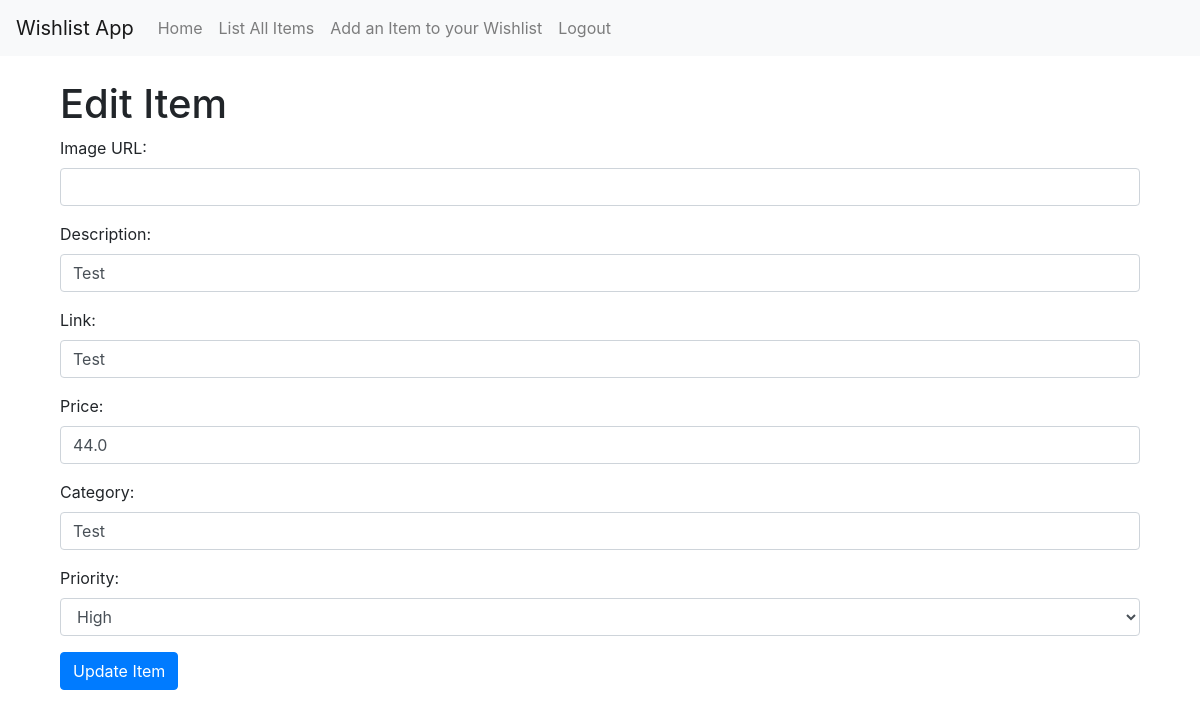
The app's page /edit_item/1 (signed in) with its own data.
### app.py (models this page shows)
class Item(db.Model):
    id = db.Column(db.Integer, primary_key=True)
    description = db.Column(db.String(50), nullable=False)
    link = db.Column(db.String(50), nullable=True)
    comment = db.Column(db.String(100))
    price = db.Column(db.Float, nullable=True)
    status = db.Column(db.String(20), nullable=False, default='Available')
    question = db.Column(db.String(100))
    year = db.Column(db.Integer, default=datetime.datetime.now().year)
    user_id = db.Column(db.Integer, db.ForeignKey('user.id'), nullable=False)
    category = db.Column(db.String(50))  # New field for category
    image_url = db.Column(db.String(255))  # New field for image URL
    priority = db.Column(db.String(50))

### app.py (the view, shortened to what this page needs)
@app.route('/edit_item/<int:item_id>', methods=['GET', 'POST'])
@login_required
def edit_item(item_id):
    item = db.session.get(Item, item_id)
    if item is None:
        abort(404)
    if item.user_id != current_user.id:
        if request.method == 'POST':
           item.status = request.form['status']
           db.session.commit()
           return redirect(url_for('items'))
    return render_template('edit_item.html', item=item, current_user = current_user)

### app.py (called while the page is built)
@login_manager.user_loader
def load_user(user_id):
    return db.session.get(User, int(user_id))

### templates/edit_item.html (shortened to what this page needs)
{% extends 'base.html' %}
{% block content %}
<div class="container mt-4">
    <h1>Edit Item</h1>
    <form action="{{ url_for('edit_item', item_id=item.id) }}" method="post">
        <div class="form-group">
            <label for="image_url">Image URL:</label>
            <input type="text" class="form-control" id="image_url" name="image_url" value="{{ item.image_url }}">
        </div>
        <div class="form-group">
            <label for="description">Description:</label>
            <input type="text" class="form-control" id="description" name="description" value="{{ item.description }}">
        </div>
        <div class="form-group">
            <label for="link">Link:</label>
            <input type="text" class="form-control" id="link" name="link" value="{{ item.link }}">
        </div>
        <div class="form-group">
            <label for="price">Price:</label>
            <input type="number" class="form-control" id="price" name="price" value="{{ item.price }}">
        </div>
        <div class="form-group">
            <label for="category">Category:</label>
            <input type="text" class="form-control" id="category" name="category" value="{{ item.category }}">
        </div>
        <div class="form-group">
            <label for="priority">Priority:</label>
            <select class="form-control" id="priority" name="priority">
                <option value="High" {% if item.priority == 'High' %}selected{% endif %}>High</option>
            </select>
        </div>
        <button type="submit" class="btn btn-primary">Update Item</button>
    </form>
</div>
{% endblock %}

### records on screen
Item: description "Test", link "Test", price "44.0", category "Test", priority "High"
